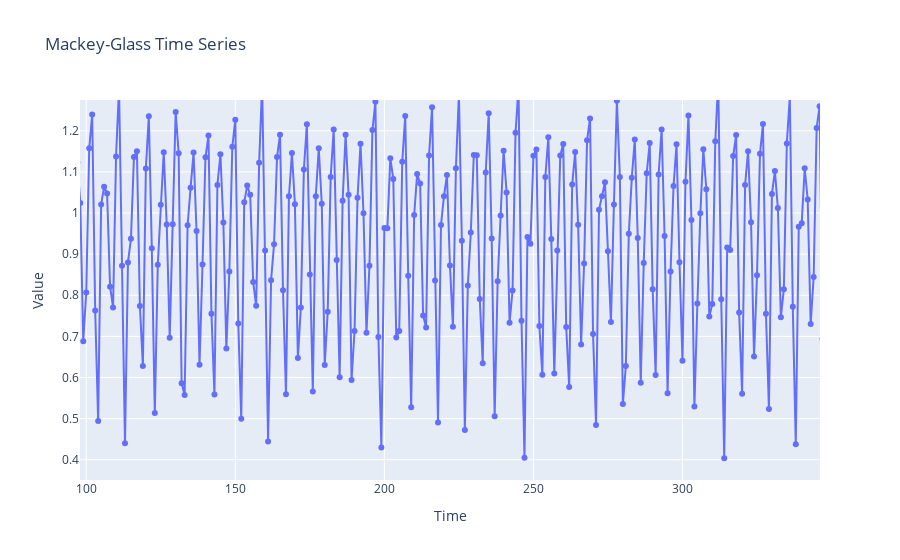
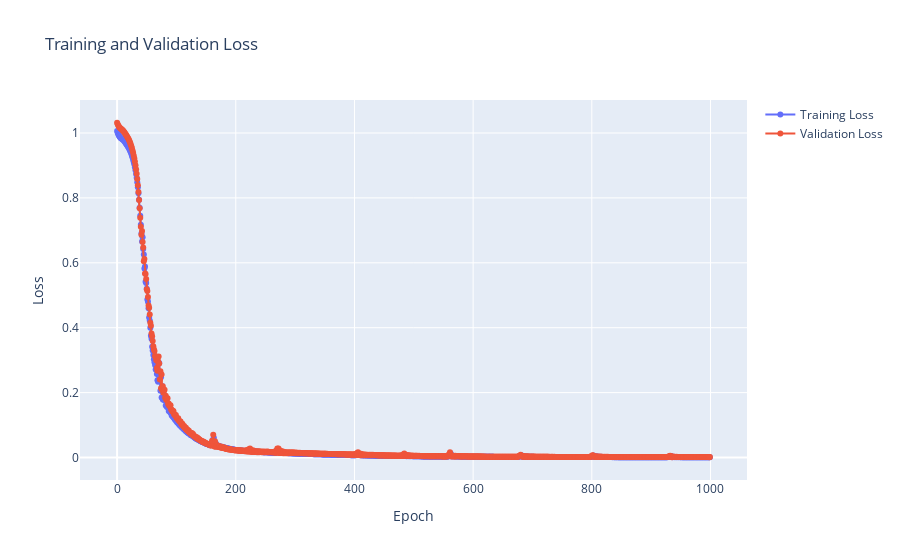
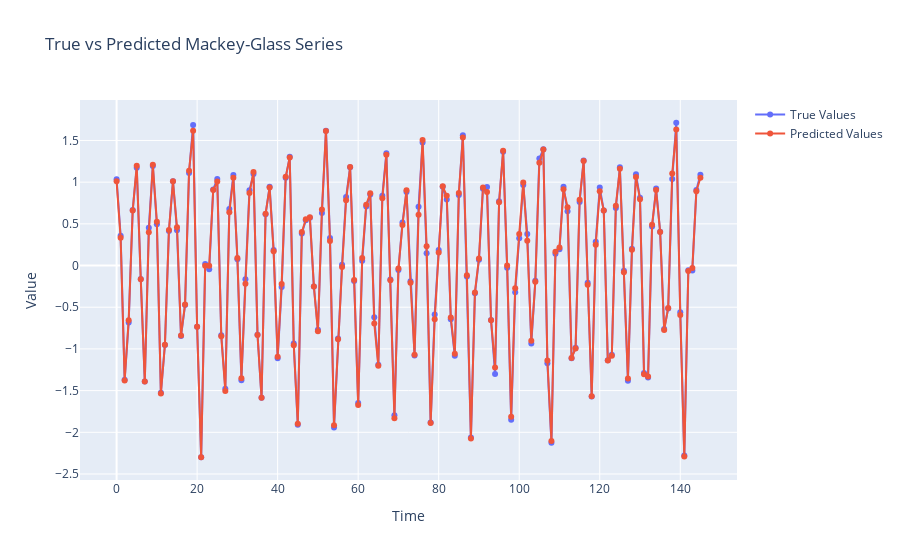

Notebook cell for these charts, in order:
### Code cell
import numpy as np
import torch
import torch.nn as nn
import torch.optim as optim
import plotly.graph_objects as go  # Interactive plotting library

# 1. Generate Mackey-Glass time series (noiseless)
def generate_mackey_glass(T=1000, tau=17, beta=0.2, gamma=0.1, x0=1.2):
    """
    Generate Mackey-Glass time series based on the differential equation.
    """
    series = np.zeros(T)
    series[0] = x0
    for t in range(1, T):
        series[t] = series[t-1] + beta * series[t - tau] / (1 + series[t - tau]**10) - gamma * series[t-1]
    return series

# Parameters for the Mackey-Glass series
T = 10000  # Number of data points
tau = 17  # Delay term
beta = 0.2
gamma = 0.1

# Generate time series
series = generate_mackey_glass(T=T, tau=tau, beta=beta, gamma=gamma)
sample_gaps = 10
series_diluted = series[::sample_gaps]

# Plot the generated Mackey-Glass series
fig = go.Figure()
fig.add_trace(go.Scatter(y=series_diluted, mode='lines+markers', name='Mackey-Glass'))
fig.update_layout(title="Mackey-Glass Time Series", xaxis_title="Time", yaxis_title="Value")
fig.show()

# 2. Prepare the data for training: We will use past 10 time steps to predict the next time step
def create_dataset(series, time_step=10):
    X, y = [], []
    for i in range(len(series) - time_step):
        X.append(series[i:i + time_step])
        y.append(series[i + time_step])
    return np.array(X), np.array(y)

# Create dataset
time_step = 30
X, y = create_dataset(series_diluted, time_step)

# Normalize the data
X = (X - np.mean(X)) / np.std(X)
y = (y - np.mean(y)) / np.std(y)

# Split into training, validation, and testing sets
train_size = int(len(X) * 0.7)
val_size = int(len(X) * 0.15)
X_train, X_val, X_test = X[:train_size], X[train_size:train_size + val_size], X[train_size + val_size:]
y_train, y_val, y_test = y[:train_size], y[train_size:train_size + val_size], y[train_size + val_size:]

# Convert to PyTorch tensors
X_train = torch.Tensor(X_train).unsqueeze(-1)  # Shape: [batch_size, time_step, 1]
y_train = torch.Tensor(y_train)
X_val = torch.Tensor(X_val).unsqueeze(-1)
y_val = torch.Tensor(y_val)
X_test = torch.Tensor(X_test).unsqueeze(-1)
y_test = torch.Tensor(y_test)

# 3. Define a simple neural network (LSTM model)
class SimpleNN(nn.Module):
    def __init__(self):
        super(SimpleNN, self).__init__()
        self.lstm = nn.LSTM(input_size=1, hidden_size=50, num_layers=2, batch_first=True)
        self.fc = nn.Linear(50, 1)
    
    def forward(self, x):
        out, _ = self.lstm(x)
        out = self.fc(out[:, -1, :])  # Only take the output of the last time step
        return out

# Instantiate the model
model = SimpleNN()

# 4. Train the model with early stopping
criterion = nn.MSELoss()
optimizer = optim.Adam(model.parameters(), lr=0.001)

num_epochs = 1000
patience = num_epochs * 0.1
best_val_loss = float('inf')
early_stop_counter = 0
train_losses, val_losses = [], []

best_model = None  # Store the best model

for epoch in range(num_epochs):
    # Training
    model.train()
    outputs = model(X_train)
    train_loss = criterion(outputs.squeeze(), y_train)
    
    optimizer.zero_grad()
    train_loss.backward()
    optimizer.step()
    
    # Validation
    model.eval()
    with torch.no_grad():
        val_outputs = model(X_val)
        val_loss = criterion(val_outputs.squeeze(), y_val)
    
    train_losses.append(train_loss.item())
    val_losses.append(val_loss.item())
    
    # Early stopping
    if val_loss.item() < best_val_loss:
        best_val_loss = val_loss.item()
        early_stop_counter = 0
        best_model = model.state_dict()  # Save the best model
    else:
        early_stop_counter += 1
    
    if early_stop_counter >= patience:
        print(f"Early stopping at epoch {epoch + 1}")
        break
    
    if (epoch + 1) % 10 == 0:
        print(f'Epoch [{epoch+1}/{num_epochs}], Train Loss: {train_loss.item():.4f}, Val Loss: {val_loss.item():.4f}')

# Load the best model
model.load_state_dict(best_model)

# Plot training and validation loss
fig = go.Figure()
fig.add_trace(go.Scatter(y=train_losses, mode='lines+markers', name='Training Loss'))
fig.add_trace(go.Scatter(y=val_losses, mode='lines+markers', name='Validation Loss'))
fig.update_layout(title="Training and Validation Loss", xaxis_title="Epoch", yaxis_title="Loss")
fig.show()

# 5. Evaluate the model on the test set
model.eval()
with torch.no_grad():
    predictions = model(X_test)
    test_loss = criterion(predictions.squeeze(), y_test)
    print(f'Test Loss: {test_loss.item():.4f}')

# Plot the results interactively
fig = go.Figure()
fig.add_trace(go.Scatter(y=y_test.numpy(), mode='lines+markers', name='True Values'))
fig.add_trace(go.Scatter(y=predictions.squeeze().numpy(), mode='lines+markers', name='Predicted Values'))
fig.update_layout(title="True vs Predicted Mackey-Glass Series", xaxis_title="Time", yaxis_title="Value")
fig.show()

### Figure 1 — Plotly figure (JSON) as saved in the notebook; plotly's stock layout.template omitted (floating-point values rounded to 4 significant figures; data arrays with more than 128 entries replaced by an {"elided": "..."} marker saying what was removed)
{"data": [{"mode": "lines+markers", "name": "Mackey-Glass", "type": "scatter", "y": {"elided": "1000 float values"}}], "layout": {"autosize": true, "title": {"text": "Mackey-Glass Time Series"}, "xaxis": {"autorange": false, "range": [97.91, 346.1], "title": {"text": "Time"}}, "yaxis": {"autorange": false, "range": [0.3507, 1.275], "title": {"text": "Value"}, "type": "linear"}}}

### Figure 2 — Plotly figure (JSON) as saved in the notebook; plotly's stock layout.template omitted (floating-point values rounded to 4 significant figures; data arrays with more than 128 entries replaced by an {"elided": "..."} marker saying what was removed)
{"data": [{"mode": "lines+markers", "name": "Training Loss", "type": "scatter", "y": {"elided": "1000 float values"}}, {"mode": "lines+markers", "name": "Validation Loss", "type": "scatter", "y": {"elided": "1000 float values"}}], "layout": {"autosize": true, "title": {"text": "Training and Validation Loss"}, "xaxis": {"autorange": true, "range": [-59.23, 1058.0], "title": {"text": "Epoch"}}, "yaxis": {"autorange": true, "range": [-0.08429, 1.117], "title": {"text": "Loss"}, "type": "linear"}}}

### Figure 3 — Plotly figure (JSON) as saved in the notebook; plotly's stock layout.template omitted (floating-point values rounded to 4 significant figures; data arrays with more than 128 entries replaced by an {"elided": "..."} marker saying what was removed)
{"data": [{"mode": "lines+markers", "name": "True Values", "type": "scatter", "y": {"elided": "146 float values"}}, {"mode": "lines+markers", "name": "Predicted Values", "type": "scatter", "y": {"elided": "146 float values"}}], "layout": {"autosize": true, "title": {"text": "True vs Predicted Mackey-Glass Series"}, "xaxis": {"autorange": true, "range": [-8.601, 153.6], "title": {"text": "Time"}}, "yaxis": {"autorange": true, "range": [-2.63, 2.043], "title": {"text": "Value"}, "type": "linear"}}}
